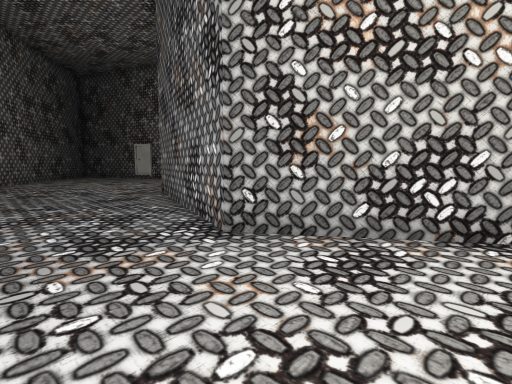
[1] (above)

16 first-person views from a walk through a scene from a Unity 3-D project. The camera is 1.4 m above the floor, tilts 6° down and sees 85° across. The floor is counted in squares, 1 m on a side. Each view is taken from the middle of a square. On the plan, view 1 faces up. The plan holds only what a view shows up to about 14 squares ahead; the rest is blank. The place goes on beyond the plan. The player character is not drawn. Some surface patterns are stand-ins.

[2]
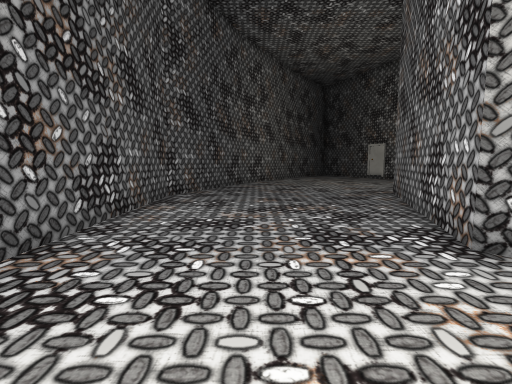

[3]
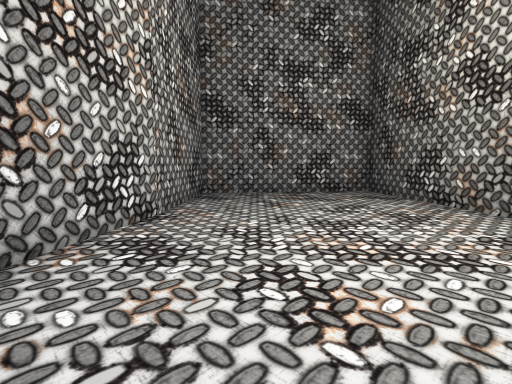

[4]
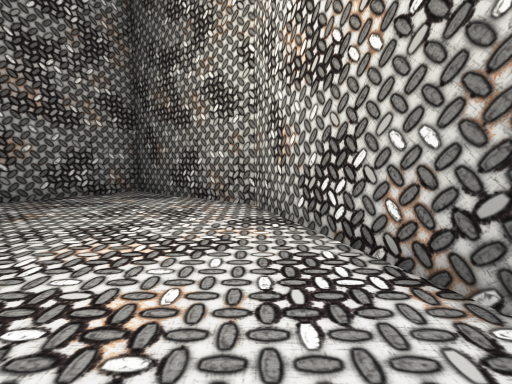

[5]
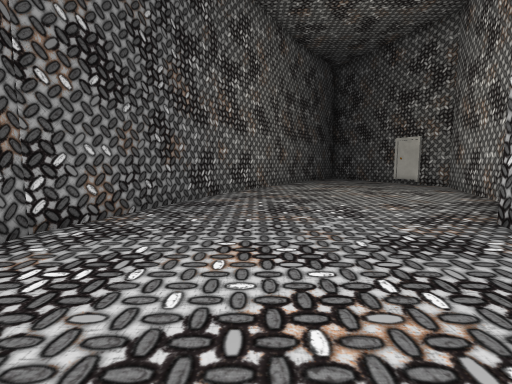

[6]
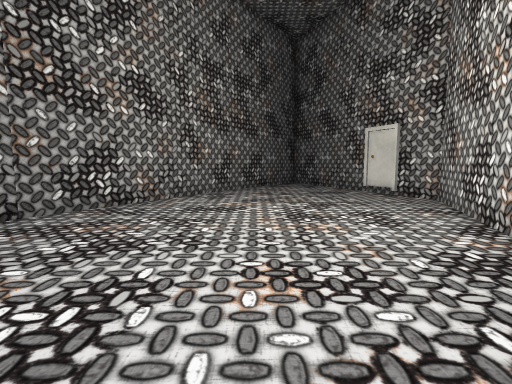

[7]
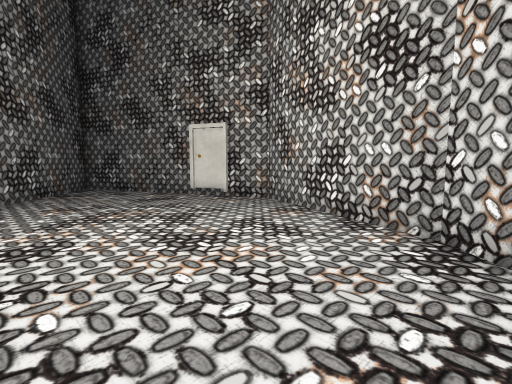

[8]
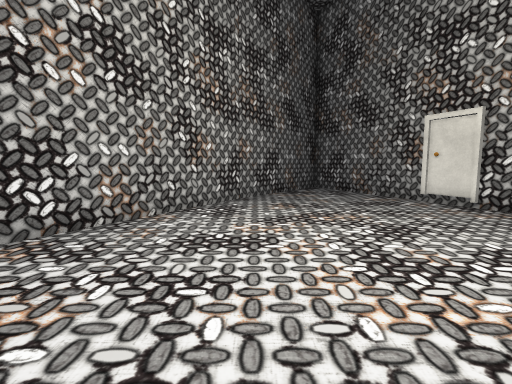

[9]
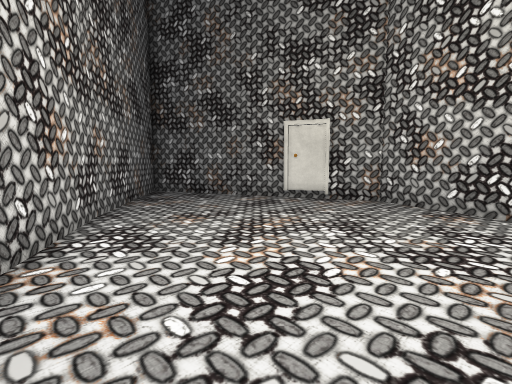

[10]
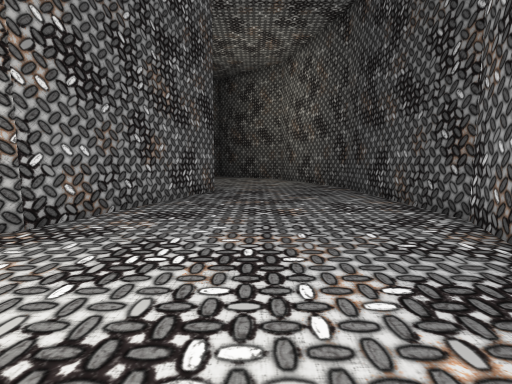

[11]
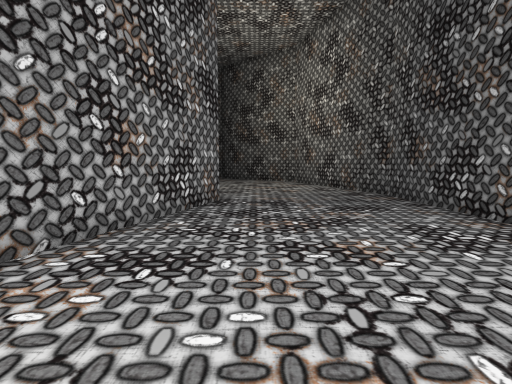

[12]
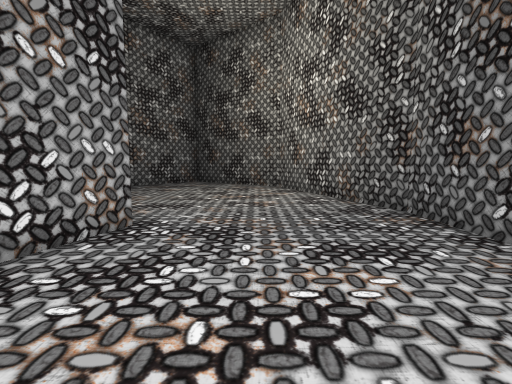

[13]
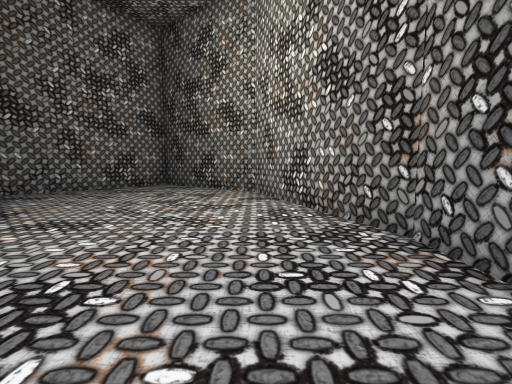

[14]
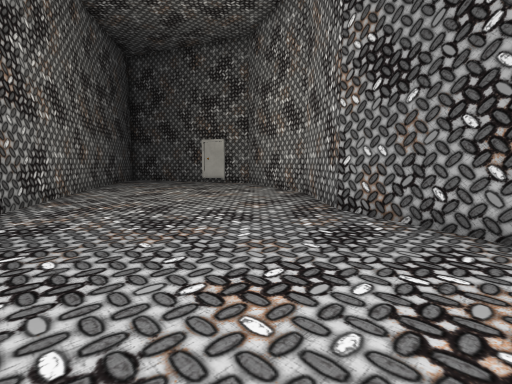

[15]
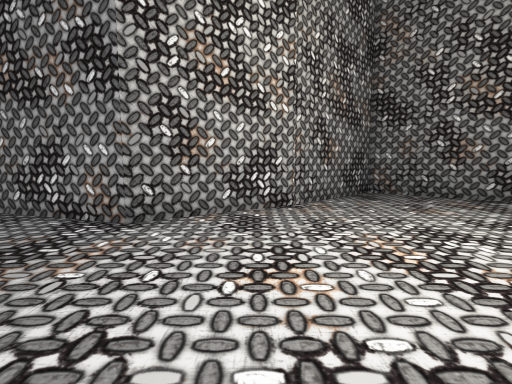

[16]
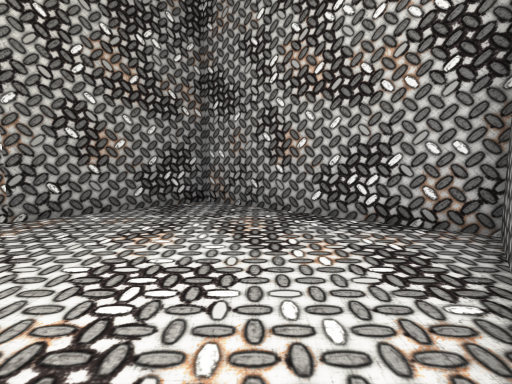

### Floor plan
Points are (right, up) in squares from view 1. A wall is a line through its corners. A room is listed if a view was taken in it or the views show most of it. See-through windows are left out.
Room 1 (views 1, 2, 3, 4, 5, 6, 7, 8, 9, 10, 11, 12, 13, 14, 15, 16)
walls: (-14, 12.7) (-10.9, 5.6) (-4.5, -0.6) (3.5, -4.5) (11, -3.6) (9.9, 4.4) (4.4, 4.7); (4.5, 4.6) (-0.6, 5.6) (-4.5, 13.4) (-4.7, 17.9) (-7.5, 24.1) (-10.7, 25.4); (-9.2, 24.6) (-10.9, 25.3); (-16.2, 21.4) (-14, 12.6); (-10.8, 25.4) (-17.1, 27.9) (-16.2, 21.3)

Where each view was taken, in squares from view 1:
view 1: 0 up, 0 right, facing up
view 2: 0 up, 0 right, facing up-left
view 3: 2 up, 3 left, facing right
view 4: 2 up, 3 left, facing down-right
view 5: 5 up, 4 left, facing up-left
view 6: 12 up, 5 left, facing up-left
view 7: 13 up, 8 left, facing up
view 8: 14 up, 8 left, facing up-left
view 9: 14 up, 12 left, facing up
view 10: 14 up, 12 left, facing down-right
view 11: 12 up, 9 left, facing down-right
view 12: 8 up, 7 left, facing down-right
view 13: 5 up, 6 left, facing down-right
view 14: 5 up, 7 left, facing up
view 15: 1 down, 3 left, facing up-right
view 16: 4 down, 4 right, facing up-right
